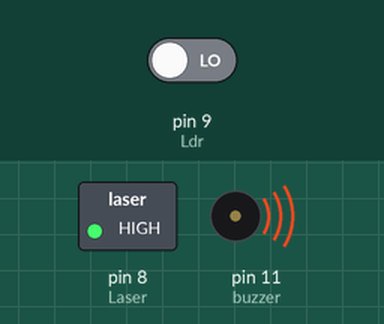
The sketch below on a simulated Arduino Uno, built with avr-gcc and run on an emulated ATmega328P. Parts: switched loads named in the sketch (green lamp = pin HIGH), buzzer (waves = sounding, pin HIGH). The test bench sets the inputs (shaded band); at power-on: pin 9 (Ldr) LOW.

Above: at 1.2 s.
1.3 s: pin 9 (Ldr) driven HIGH
At 2.1 s:
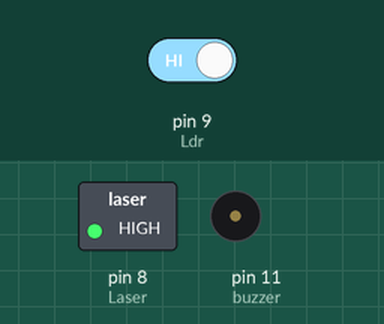
2.8 s: pin 9 (Ldr) driven LOW
At 3.2 s:
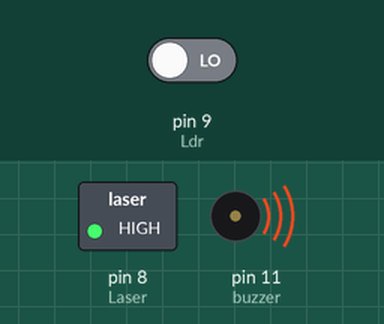
Timing chart, 0 to 5.8 s (numbered marks = the images above; inputs shaded):
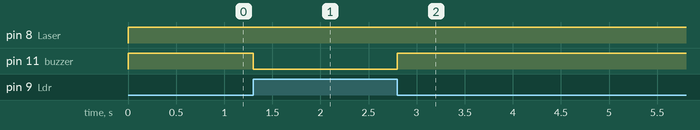

The sketch:

simple_home_security.ino
```cpp
int Laser = 8;
int Ldr = 9;
int buzzer = 11;

void setup()
{
    pinMode(Laser,OUTPUT);
    pinMode(Ldr,INPUT);
    pinMode(buzzer,OUTPUT);
    }

 void loop()
{ digitalWrite(8,HIGH);

  if(digitalRead(Ldr)==HIGH)
 {
  digitalWrite(11,LOW);
 }
else
{
  digitalWrite(11,HIGH);
}
}
```

Measured:
- after the input at 1.3 s, pin 11 (buzzer): HIGH → LOW at once
- after the input at 2.8 s, pin 11 (buzzer): LOW → HIGH at once
